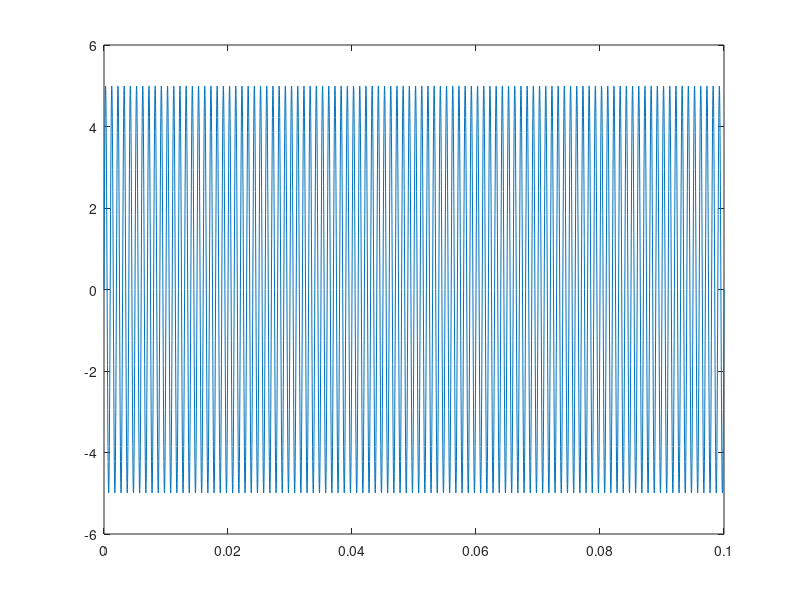

This chart was generated by the following MATLAB code:
%DSP Exam 1
%Question 2

fs=50000; %Assuming >fmax
t=0:1/fs:0.1;%tot time
a=load('signal1.mat');
y=a.y;
plot(t,y);
fmax=30000/2;
resolution=(0.1/1024); %tot time divided by the no of bits.



